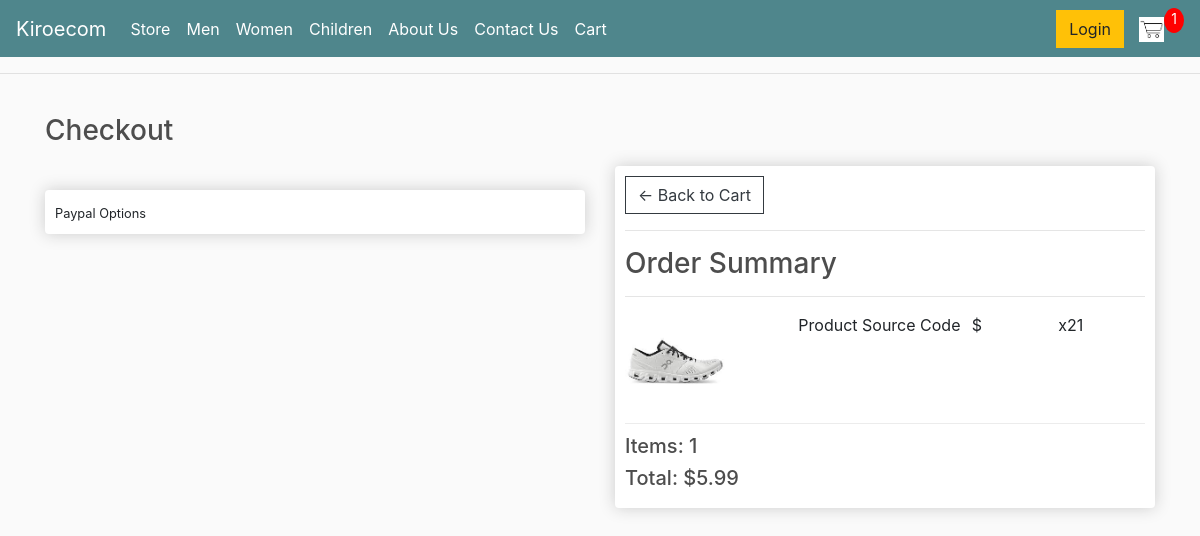
The page /Checkout/ (signed in) on the database its author committed.
### Ecom/models.py (models this page shows, shortened)
class OrderItem(models.Model):
    product = models.ForeignKey(Product, on_delete=models.SET_NULL, blank=True, null=True)
    order = models.ForeignKey(Order, on_delete=models.SET_NULL, blank=True, null=True)
    quantity  = models.IntegerField(default=0, null=True, blank=False)
    date_added = models.DateTimeField(auto_now_add=True)
    @property
    def get_total(self):
        total = self.product.price * self.quantity
        return total

class Product(models.Model):
    name = models.CharField(max_length=200, null=True)
    price = models.DecimalField(max_digits=7, decimal_places=2)
    digital = models.BooleanField(default=False, null=True, blank=False)
    image = models.ImageField(null=True, blank=True)
    @property
    def imageURL(self):
        try:
            url = self.image.url
        except:
            url = ''
        return url

class Order(models.Model):
    customer = models.ForeignKey(Customer, on_delete=models.SET_NULL, blank=True, null=True)
    date_ordered = models.DateTimeField(auto_now_add=True)
    complete = models.BooleanField(default=False, null=True, blank=False)
    transaction_id = models.CharField(max_length=200, null=True)
    @property
    def shipping(self):
        shipping = False
        orderitems = self.orderitem_set.all()
        for i in orderitems:
            if i.product.digital == False:
                shipping = True
        return shipping
    @property
    def get_cart_total(self):
        orderitems = self.orderitem_set.all()
        total = sum([item.get_total for item in orderitems])
        return total
    @property
    def get_cart_items(self):
        orderitems = self.orderitem_set.all()
        total = sum([item.  quantity for item in orderitems])
        return total

### Ecom/views.py (the view)
# urls.py: path('Checkout/', views.Checkout, name="Checkout"),
def Checkout(request):
    data = cartData(request)
    cartItems = data['cartItems']
    order = data['order']
    items = data['items']
    context = {'items':items, 'order':order, 'cartItems': cartItems }
    return render(request, 'Ecom/Checkout.html', context)

### Ecom/utils.py (called while the page is built)
def cartData(request):
    if request.user.is_authenticated:
        customer = request.user.customer
        order, created = Order.objects.get_or_create(customer=customer, complete=False)
        items = order.orderitem_set.all()
        cartItems = order.get_cart_items
    else:
        cookieData = cookieCart(request)
        cartItems = cookieData['cartItems']
        order = cookieData['order']
        items = cookieData['items']
    return {'cartItems':cartItems, 'order':order, 'items':items}

### Ecom/templates/Ecom/Checkout.html (shortened to what this page needs)
{% extends 'Ecom/Main.html' %}
{% load static %}
{% block content %}
{% load i18n %}
     <h3>Checkout</h3>
     <div class="row">
		<div class="col-lg-6">
			<br>
			<div class="box-element hidden" id="payment-info">
				<small>Paypal Options</small>
			</div>
		</div>
		<div class="col-lg-6">
			<div class="box-element">
				<a  class="btn btn-outline-dark" href="{% url 'Cart' %}">&#x2190; Back to Cart</a>
				<hr>
				<h3>Order Summary</h3>
				<hr>
				{% for item in items %}
				<div class="cart-row">
					<div style="flex:2"><img class="row-image" src="{{item.product.imageURL}}"></div>
					<div style="flex:2"><p>{{item.product.name}}</p></div>
					<div style="flex:1"><p>${{item.product.Price}}</p></div>
					<div style="flex:1"><p>x2{{item.quantity}}</p></div>
				</div>
				{% endfor %}
				<h5>Items:   {{order.get_cart_items}}</h5>
				<h5>Total:   ${{order.get_cart_total}}</h5>
			</div>
		</div>
	</div>
{% endblock content %}

### static/css/main.css (style rules this page uses)
body { background-color: hsl(0, 0%, 98%); }
h1,h2,h3,h4,h5,h6 { color:hsl(0, 0%, 30%); }
.box-element { box-shadow:hsl(0, 0%, 80%) 0 0 16px; background-color: #fff; border-radius: 4px; padding: 10px; }
.col-lg-4, .col-lg-6, .col-lg-8, .col-lg-12 { margin-top: 10px; }
.btn { border-radius: 0; }
.row-image { width: 100px; }
.cart-row { display: flex; align-items: flex-stretch; padding-bottom: 10px; margin-bottom: 10px; border-bottom: 1px solid #ececec; }

### rows shown on the page
OrderItem: product.imageURL (picture), product.name "Product Source Code", quantity "1"
Order: get_cart_items "1", get_cart_total "5.99"

### other values the page prints
{{ cartItems }} "1"
